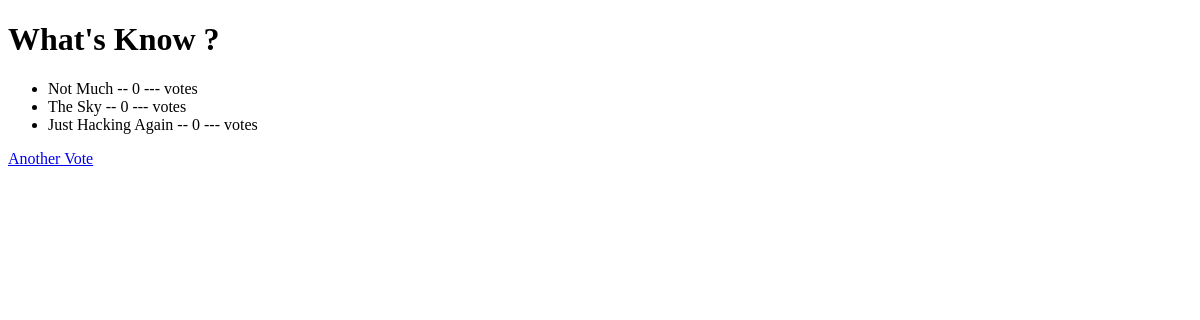
/poll/1/results/, run on an earlier commit of the app's database.
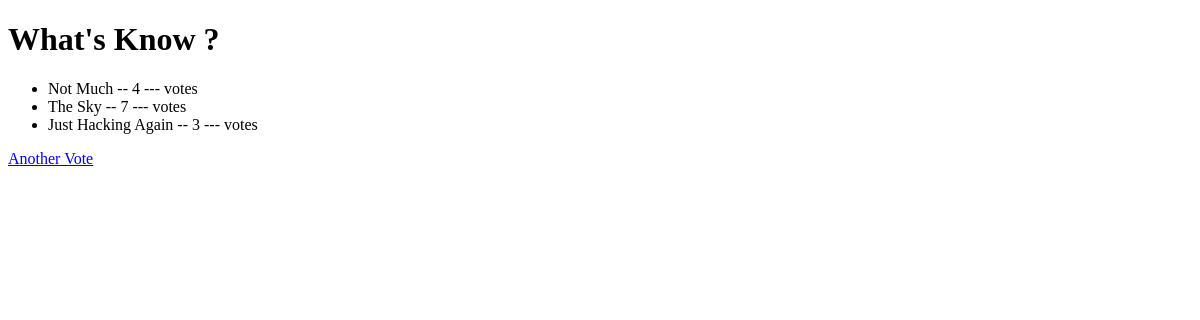
And on a later commit of the database.
### poll/models.py (models this page shows, shortened)
class Choice(models.Model):
    question = models.ForeignKey(Question,on_delete=models.CASCADE)
    choice_text = models.CharField(max_length=100)
    votes = models.IntegerField(default=0)

### poll/views.py (the view)
# urls.py: path('<int:pk>/results/',views.ResultsView.as_view(),name='results'),
class ResultsView(generic.DetailView):
    model = Question
    template_name = 'poll/result.html'

### poll/models.py (called while the page is built)
    def __str__(self):
        return f"{self.question_text}"

### poll/templates/poll/result.html (shortened to what this page needs)
<!DOCTYPE html>
<html lang="en">
<head>
</head>
<body>
    <h1>{{question}}</h1>
    <ul>
        {% for choice in question.choice_set.all %}
        <li>{{choice.choice_text}} -- {{choice.votes}} --- vote{{choice.votes|pluralize}}</li>
        {% endfor %}
    </ul>
    <a href="{% url 'vote' question.id %}">Another Vote</a>
</body>
</html>

What changed in the data, as far as the page shows it:
changed Choice "Not Much": votes "0" → "4"
changed Choice "The Sky": votes "0" → "7"
changed Choice "Just Hacking Again": votes "0" → "3"
